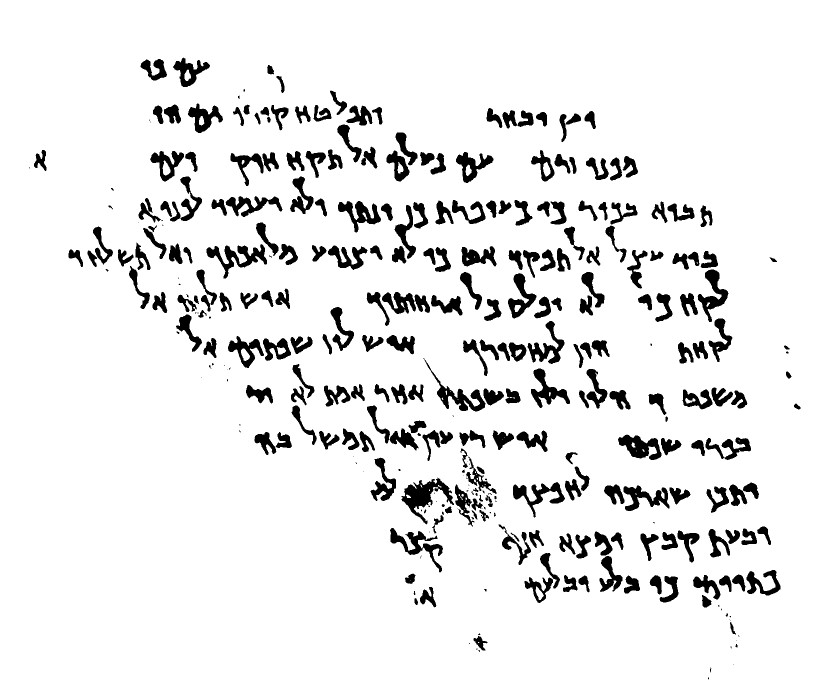
#> input picture ffilled.png, 1658 x 1370 px (shown at 1/2 size)
$ python main.py ..   (older library calls are emulated)
#> lines starting #> are read from the running program, lines starting #| are printed output that depends on the picture; after the words box and inside, x2 and y2 are one past the last pixel; in counts of white or black regions, pixels touching at a corner belong together
### src/data.py
import cv2

import preprocessing as pp
import linesegment as ls

class Character:

    # [4 lines left out: function __init__, not called in this run]

    #print funcs
    def __str__(self):
        return "{}: {}, p={}".format(self.name, self.rect, self.prob)
    def __repr__(self):
        return self.__str__()

class Image:

    def __init__(self, folder, filename):
        self.folder = folder
        self.filename = filename

        self.image = None
        self.line_names = []
        self.lines = []

    def load_processed(self):
        print("Loading {}/{}... ".format(self.folder, self.filename), end="")
        filename = "{}/{}".format(self.folder, self.filename)
        image = cv2.imread(filename, cv2.IMREAD_GRAYSCALE)
        image2 = pp.get_gauss_otsu(image)

        rect, mask = pp.get_page_rect_mask(image2)

        image = (image * (mask // 255))
        image = pp.subimage(image, rect)
        image2 = pp.get_gauss_otsu(image)
        self.image = pp.fill_white(image2)
        print("done!")

    # [15 lines left out: function fill_gaps, not called in this run]

    def segment_lines(self):
        print("Segmenting {}/{}... ".format(self.folder, self.filename), end="")
        self.lines = ls.segmentLine(self.image)
        print("done!")

    # [7 lines left out: function output_annotation, not called in this run]

### src/preprocessing.py
import cv2
import numpy
import math

def fill_white(image):
    h, w = image.shape
    seed = (1, 1)

    mask = numpy.zeros((h+2, w+2), numpy.uint8)
    floodflags = 4
    floodflags |= cv2.FLOODFILL_MASK_ONLY
    floodflags |= (255 << 8)

    num, img, mask, rect = cv2.floodFill(image, mask, seed, 255)
    num, img, mask, rect = cv2.floodFill(img, mask, (w-2, h-2), 255)
    num, img, mask, rect = cv2.floodFill(img, mask, (0, h-2), 255)
    num, img, mask, rect = cv2.floodFill(img, mask, (w-2, 0), 255)
    return img

def get_gauss_otsu(image):
    blurred = cv2.GaussianBlur(image, (5,5), 0)
    otsu = cv2.threshold(blurred, 0, 255, cv2.THRESH_BINARY + cv2.THRESH_OTSU)
    return otsu[1]

# expects B&W image
# [14 lines left out: function get_letter_rects, not called in this run]

# expects B&W image
def get_page_rect_mask(image):
    image_rect = [0, 0, image.shape[0], image.shape[1]]
    image_2, contours, hierarchy = cv2.findContours(image, cv2.RETR_TREE, cv2.CHAIN_APPROX_SIMPLE)

    hierarchy = hierarchy[0]

    rects = []
    for component in zip(contours, hierarchy):
        cur_cont = component[0]
        cur_hier = component[1]
        x,y,w,h = cv2.boundingRect(cur_cont)

        if cur_hier[3] < 0: #toplvl component
            if w < 300 or h < 300: continue #too small
            # print('[{}, {}, {}, {}]'.format(x,y,w,h))
            rects.append([x,y,w,h, cur_cont])

    middle = [0, 0, 1, 1]
    mindist = image_rect[3] * 10
    for r in rects:
        if(r == image_rect): continue
        d = pythagoras(rect_middle(image_rect), rect_middle(r))
        if d < mindist:
            mindist = d
            middle = r

    mask = numpy.zeros(image.shape, numpy.uint8)
    cv2.drawContours(mask, [middle[4]], 0, 255, -1)

    return middle, mask

# [24 lines left out: function pad, not called in this run]

def pythagoras(p1, p2):
    dx = (p1[0] - p2[0]) ** 2
    dy = (p1[1] - p1[1]) ** 2
    return math.sqrt(dx + dy)

def rect_middle(rect):
    return [rect[0] + (rect[2] // 2), rect[1] + (rect[3] // 2)]

def resize(image, proportion):
    return cv2.resize(image, (0,0), fx=proportion, fy=proportion)

#Expects B&W Image
# [9 lines left out: function sideway_blurred, not called in this run]

def subimage(image, rect):
    x = rect[0]
    y = rect[1]
    w = rect[2]
    h = rect[3]
    return numpy.copy(image[y:y+h, x:x+w])

### src/linesegment.py
import cv2
import numpy as np
from tqdm import tqdm

def getSliceHist(image, n_slices, exp_text_width, line_array, threshold, overshoot, PSL_width, height, width):
	is_line = False
	line_tuples = []
	start_line = 0
	end_line = 0

	for x in range(0, n_slices):
		left = PSL_width*x
		right = PSL_width*(x+1)
		for y in range(0,height):
			r = range(left, right)
			sum_pixels = PSL_width - (sum(image[y][r])/255.0)
			if sum_pixels > threshold and sum_pixels < PSL_width * 0.8:
				line_array[y] = line_array[y]+1
	left = n_slices*PSL_width
	right = n_slices*PSL_width+overshoot
	for y in range(0,height):
		r = range(left, right)
		sum_pixels = overshoot - (sum(image[y][r])/255.0)
		if sum_pixels > threshold and sum_pixels < overshoot * 0.8:
			line_array[y]=line_array[y]+1

	for count, i in enumerate(line_array):
		if i>=1 and start_line==0:
			start_line = count
		elif i>1 and start_line!=0:
			is_line = True
		elif i<=1 and is_line:
			is_line = False
			end_line = count
			if end_line-start_line>exp_text_width:
				line_tuples.append([start_line,count])
			start_line = 0
		elif i<1:
			start_line = 0

	return line_tuples


def getSeg(image, top, bot):
	imh = image.shape[0]
	imw = image.shape[1]
	seg = np.zeros([imh,0], dtype=np.uint8)
	count = 0
	for i in range(imw):
		if sum(image[0:imh,i])/255<imh:
			if count > 5:
				seg = np.pad(seg,((0,0),(0,10)),mode='constant')
				segw = seg.shape[1]
				seg[0:imh,segw-10:segw] = np.ones([imh,10], dtype=np.uint8)*255
			seg = np.pad(seg,((0,0),(0,1)),mode='constant')
			segw = seg.shape[1]
			seg[0:imh,segw-1] = image[0:imh,i]
			count = 0
		else:
			count += 1
	return seg

def saveSegments(im, imname, line_tuples, pad, height, width, showseg=False, saveseg=False):
	segments = []
	for j, i in enumerate(line_tuples):
		top = i[0]-pad
		bot = i[1]+pad
		segment = im[top:bot,0:width-1]
		seg = getSeg(segment, top, bot)
		segments.append(seg)
		# cv2.imwrite(str(imname)+'seg'+str(j)+('.png'),seg)
		# to get the whole line, without removing white spaces, uncomment the next line
		if saveseg:
			cv2.imwrite(str(imname)+'seg_'+str(j)+'.png',im[top:bot,0:width-1])
		if showseg:
			cv2.imshow('seg',seg)
			cv2.waitKey(0)
	return segments

# [11 lines left out: function showSegments, not called in this run]


def segmentLine(image, exp_text_width=20, pad=10, PSL_width=128, threshold=8, showseg=0):
	#image = cv2.imread(imname,0)
	# image = cv2.cvtColor(image, cv2.COLOR_BGR2GRAY)
	# image = cv2.resize(image, (0,0), fx=0.5, fy=0.5)
	height = image.shape[0]
	width = image.shape[1]

	overshoot = int(width%PSL_width)
	n_slices = int(width/PSL_width)
	threshold = PSL_width/8
	line_array = [0]*height

	line_tuples = getSliceHist(image, n_slices, exp_text_width, line_array, threshold, overshoot, PSL_width, height, width)
	segments = saveSegments(image, "imname", line_tuples, pad, height, width, showseg)
	#if showseg:
	#	showSegments(image, line_tuples, pad, height, width)

	return segments


#segmentLine("ffilled.png", showseg=0)

### src/main.py
import cv2
import os
import pickle
import sys

import numpy

import data
import network as n
import preprocessing as pp
import linesegment as ls

testnames = ["ffilled", "ffilled_crop", "seg0", "seg1", "seg2", "seg3",
            "seg4", "seg5", "seg6", "seg7", "seg8", "seg9", "seg10", "seg11"]
test_pkl = "../outputs/TEST_detections.pkl"
easy_pkl = "../outputs/TEST_boxes_classes.pkl"


def list_files(directory):
    if not os.path.isdir(directory):
        print("{} is not a valid directory")
        sys.exit(-2)

    return os.listdir(directory)

if __name__ == "__main__2":
    dat = n.list_characters(testnames, easy_pkl)

    for name, chars in dat.items():
        print("File: {}\n    ".format(name), end="")
        for c in chars:
            print("{} ".format(c.name), end="")
        print()


if __name__ == "__main__":
    if sys.version_info[0] < 3:
        print("Please use python 3...")
        print("    Example usage: python3 path/to/directory/")
        sys.exit(-1)

    if not len(sys.argv) == 2:
        print("Incorrect ammount of arguments, required: 1")
        print("    Example usage: python3 path/to/directory/")
        sys.exit(-1)

    directory = sys.argv[1]
    files = list_files(directory)
    images = []

    for f in files:
        if(f.endswith(".txt")): continue
        images.append(data.Image(directory, f))


    for img in images:
        img.load_processed()
#> in load_processed, `image = cv2.imread(filename, cv2.IMREAD_GRAYSCALE)`: image: shape (1370, 1658); 91.5% white; 333 black regions (79 under 20 px), largest, box (x1, y1, x2, y2) and area: (802, 955, 908, 1049) 3460, (413, 488, 534, 557) 2865, (847, 716, 971, 823) 2531
#> in get_gauss_otsu, `return otsu[1]`: returned value: shape (1370, 1658); 91.5% white; 296 black regions (48 under 20 px)
#> in get_page_rect_mask, `image_2, contours, hierarchy = cv2.findContours(image, cv2.RETR_TREE, ..`: contours = 336 contours, 54 with area under 20; largest, box (x1, y1, x2, y2) and area: (0, 0, 1658, 1370) 2268433, (802, 955, 909, 1049) 3804, (412, 488, 535, 558) 3154, (849, 719, 972, 824) 2810, (779, 1055, 887, 1146) 2794
#> the loop in get_page_rect_mask, `for component in zip(contours, hierarchy):` made 336 passes
#> (cur_hier, x, y, w, h) on passes 2 to 4: ([2, -1, -1, 0], 1415, 1355, 4, 4), ([3, 1, -1, 0], 1419, 1335, 4, 9), ([4, 2, -1, 0], 956, 1299, 5, 5)
#> after the loop in get_page_rect_mask, `for component in zip(contours, hierarchy):`: rects = [[0, 0, 1658, 1370, [[0, 0], [0, 1369], [1657, 1369], [1657, 0]]]]
#> the loop in get_page_rect_mask, `for r in rects:` made 1 pass
#> (dx in pythagoras, dy in pythagoras, d, mindist) on pass 1: (20736, 0, 144, 144)
#> after the loop in get_page_rect_mask, `for r in rects:`: mindist = 144
#> in get_page_rect_mask, `cv2.drawContours(mask, [middle[4]], 0, 255, -1)`: mask: shape (1370, 1658); every value is 255
#> in load_processed, `rect, mask = pp.get_page_rect_mask(image2)`: rect = [0, 0, 1658, 1370, [[0, 0], [0, 1369], [1657, 1369], [1657, 0]]]
#> in subimage, `x = rect[0]`: x = 0
#> in subimage, `w = rect[2]`: w = 1658
#> in subimage, `h = rect[3]`: h = 1370
#> in fill_white, `num, img, mask, rect = cv2.floodFill(image, mask, seed, 255)`:
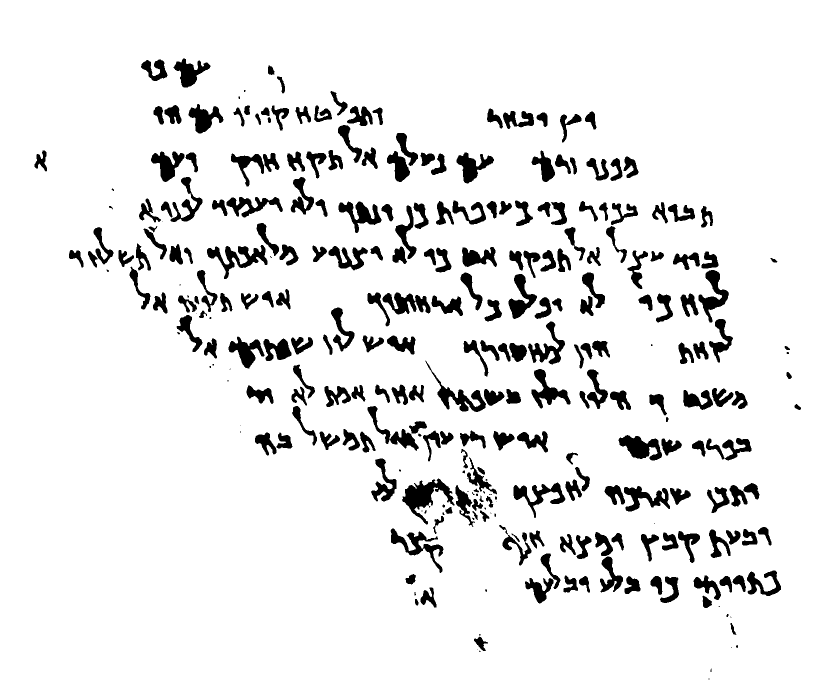
#> mask: shape (1372, 1660) (shown at 1/2 size); values 0 (black) and 1 (white), 91.4% white; 296 black regions (48 under 20 px), largest, box (x1, y1, x2, y2) and area: (804, 957, 909, 1049) 3568, (414, 490, 535, 558) 2880, (851, 721, 972, 824) 2567
#> in fill_white, `num, img, mask, rect = cv2.floodFill(image, mask, seed, 255)`: num = 2074499; rect = (0, 0, 1658, 1370)
#> in fill_white, `num, img, mask, rect = cv2.floodFill(img, mask, (w-2, h-2), 255)`: num = 0; rect = (0, 0, 0, 0)
        #cv2.imshow('img', img.image)
        #cv2.waitKey(0)
        img.segment_lines()
#> after the loop in getSliceHist, `for x in range(0, n_slices):`: line_array = 1370 values, max 11 at index 508, min 0 at index 0, mean 2.9
#> the loop in getSliceHist, `for y in range(0,height):` made 1370 passes
#> sum_pixels on passes 1 to 3: 0, 0, 0
#> after the loop in getSliceHist, `for y in range(0,height):`: line_array = 1370 values, max 11 at index 508, min 0 at index 0, mean 2.91
#> after the loop in getSliceHist, `for count, i in enumerate(line_array):`: end_line = 1204; line_tuples = [[119, 146], [204, 263], [294, 365], [392, 467], [487, 569], [578, 653], [654, 725], [770, 822], [842, 917], [940, 1027], [1057, 1129], [1148, 1188]]
#> the loop in saveSegments, `for j, i in enumerate(line_tuples):` made 12 passes
#> (i, top, bot, imh in getSeg) on passes 1 to 12: ([119, 146], 109, 156, 47), ([204, 263], 194, 273, 79), ([294, 365], 284, 375, 91), ([392, 467], 382, 477, 95), ([487, 569], 477, 579, 102), ([578, 653], 568, 663, 95), ([654, 725], 644, 735, 91), ([770, 822], 760, 832, 72), ([842, 917], 832, 927, 95), ([940, 1027], 930, 1037, 107), ([1057, 1129], 1047, 1139, 92), ([1148, 1188], 1138, 1198, 60)
#> pass 1, in saveSegments, `seg = getSeg(segment, top, bot)`:
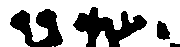
#> seg: shape (47, 180); 67.4% white; 4 black regions, box (x1, y1, x2, y2) and area: (73, 7, 147, 47) 1432, (10, 9, 63, 47) 1110, (157, 21, 170, 40) 184, (170, 43, 180, 47) 35
#> pass 2, in saveSegments, `segment = im[top:bot,0:width-1]`:
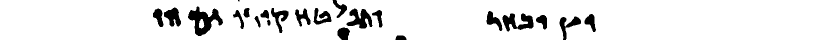
#> segment: shape (79, 1657) (shown at 1/2 size); 91% white; 22 black regions (1 under 20 px), largest, box (x1, y1, x2, y2) and area: (376, 13, 446, 72) 1903, (1005, 27, 1067, 63) 1235, (693, 17, 745, 57) 1153
#> pass 2, in saveSegments, `seg = getSeg(segment, top, bot)`:
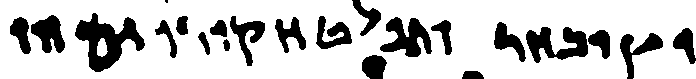
#> seg: shape (79, 696); 78.7% white; 22 black regions (1 under 20 px), largest, box (x1, y1, x2, y2) and area: (75, 13, 145, 72) 1903, (526, 27, 588, 63) 1235, (380, 17, 432, 57) 1153
#> pass 3, in saveSegments, `segment = im[top:bot,0:width-1]`:
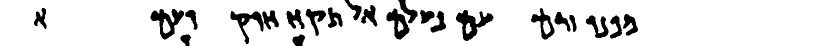
#> segment: shape (91, 1657) (shown at 1/2 size); 87.9% white; 23 black regions, largest, box (x1, y1, x2, y2) and area: (912, 20, 987, 82) 1934, (301, 18, 368, 79) 1767, (461, 22, 527, 88) 1401
#> after the loop in saveSegments, `for j, i in enumerate(line_tuples):`:
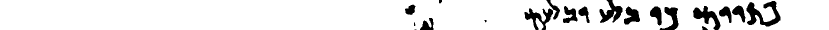
#> segment: shape (60, 1657) (shown at 1/2 size); 90.3% white; 19 black regions (3 under 20 px), largest, box (x1, y1, x2, y2) and area: (1493, 2, 1561, 53) 1563, (1386, 12, 1441, 60) 1103, (1049, 17, 1106, 60) 1041
#> after the loop in saveSegments, `for j, i in enumerate(line_tuples):`: segments = 12 items
#> (the run stopped early here; a loop or call above may not have finished)
